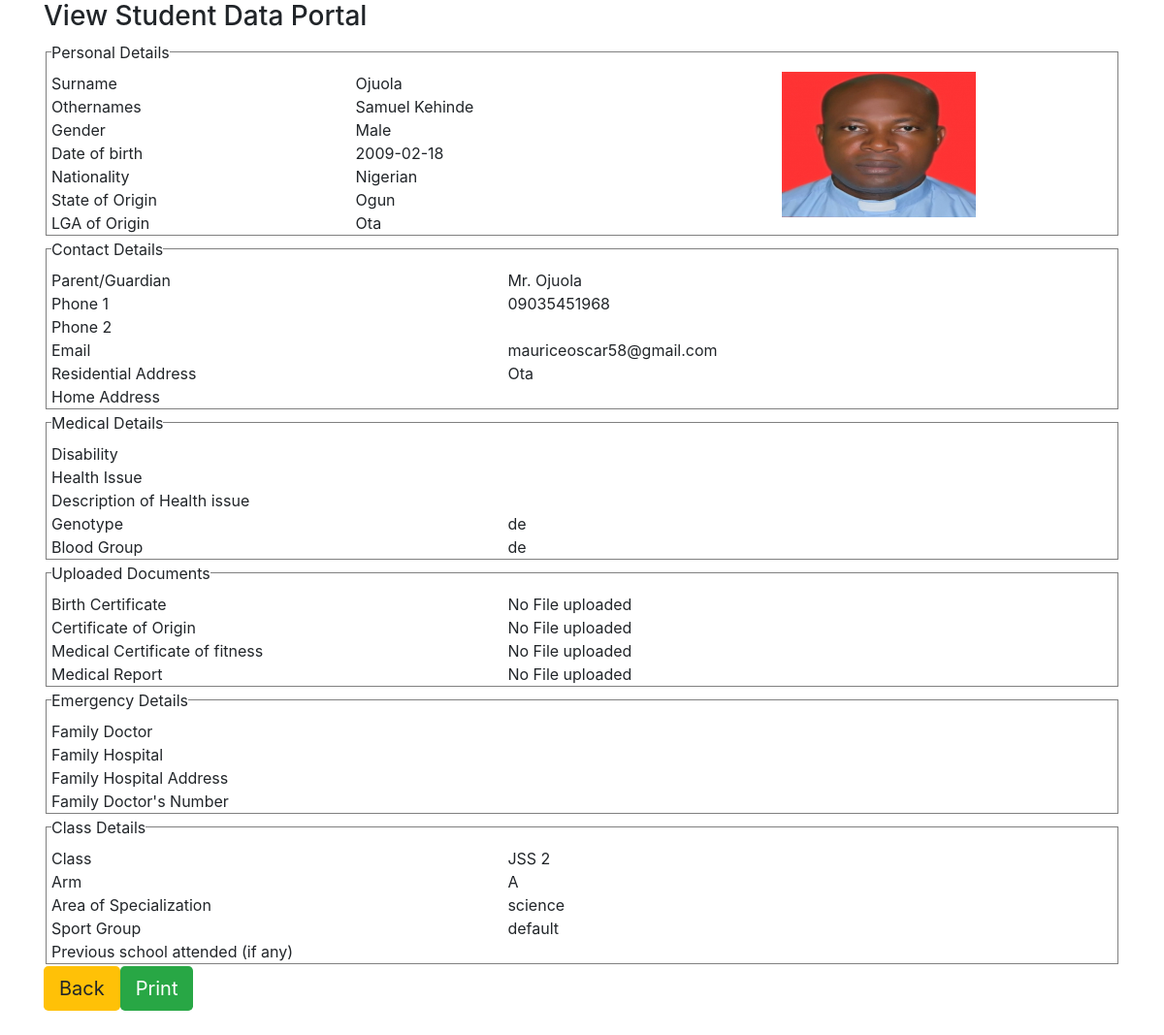
/secondary_school/view_student_data.php?id=1, run on an earlier commit of the app's database.
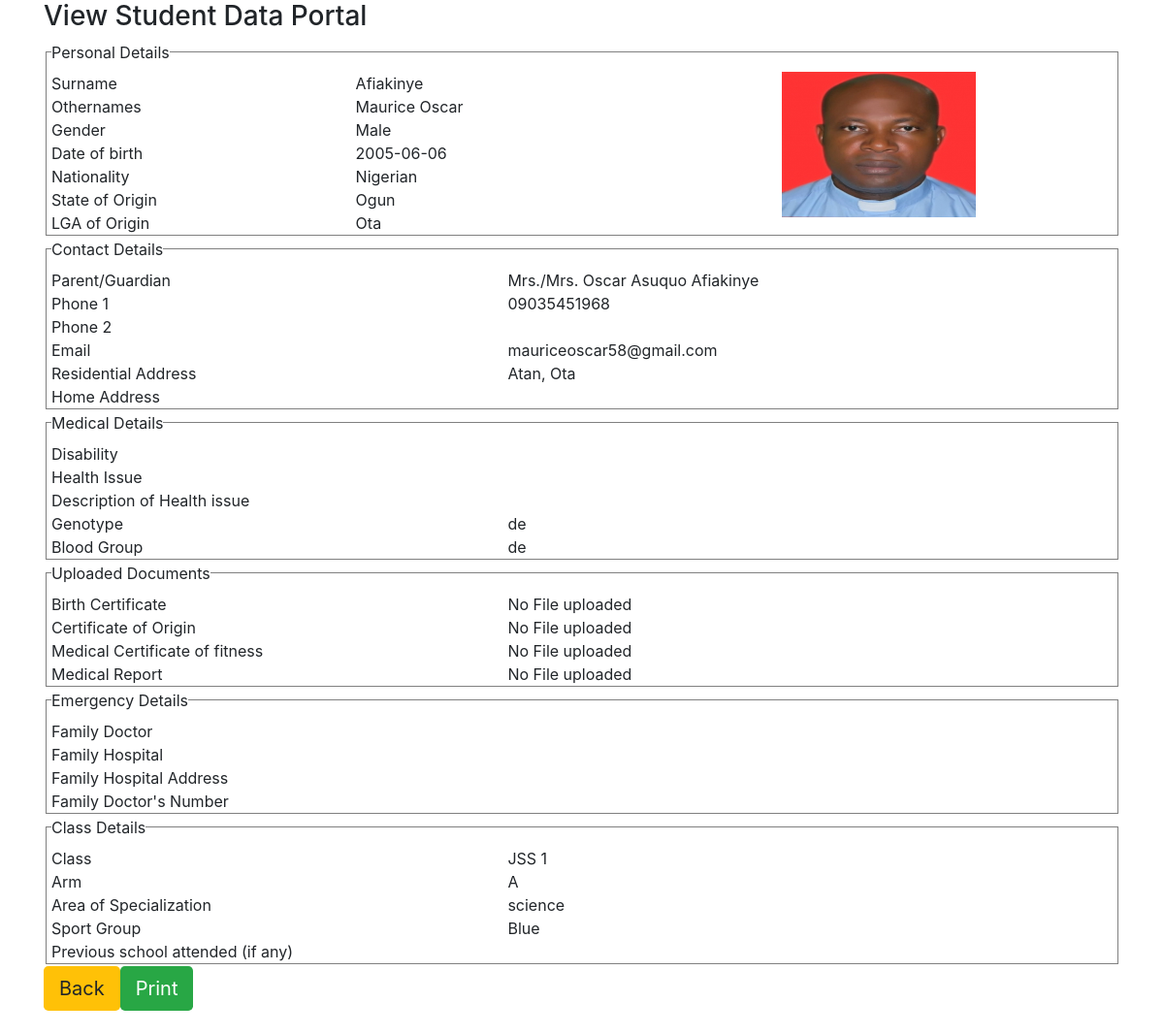
And on a later commit of the database.
### tables this page shows
CREATE TABLE `student` (
  `std_id` int(10) NOT NULL AUTO_INCREMENT,
  `surname` varchar(20) NOT NULL,
  `othernames` varchar(40) NOT NULL,
  `gender` varchar(6) NOT NULL,
  `dob` date NOT NULL,
  `nationality` varchar(20) NOT NULL,
  `state_of_origin` varchar(60) NOT NULL,
  `lga_of_origin` varchar(60) NOT NULL,
  `passport` varchar(60) NOT NULL,
  `Parent/Guardian` varchar(60) NOT NULL,
  `Phone 1` varchar(14) NOT NULL,
  `phone 2` varchar(14) NOT NULL,
  `email` varchar(40) NOT NULL,
  `residential_address` varchar(100) NOT NULL,
  `home_address` varchar(100) NOT NULL,
  `genotype` varchar(2) NOT NULL,
  `blood_group` varchar(2) NOT NULL,
  `disability` varchar(10) NOT NULL,
  `health_issue` varchar(20) NOT NULL,
  `health_issue_descr` text NOT NULL,
  `birth_certificate` varchar(60) NOT NULL,
  `medical_fitness` varchar(60) NOT NULL,
  `medical_report` varchar(60) NOT NULL,
  `certificate_of_origin` varchar(60) NOT NULL,
  `family_doctor` varchar(60) NOT NULL,
  `family_hospital` varchar(100) NOT NULL,
  `family_hospital_address` varchar(100) NOT NULL,
  `family_doctor_no` varchar(14) NOT NULL,
  `date_admitted` date NOT NULL,
  `student_reg_no` varchar(20) NOT NULL,
  `specialization` varchar(20) NOT NULL,
  `previous_school` varchar(200) NOT NULL,
  `status` varchar(20) NOT NULL DEFAULT 'active',
  PRIMARY KEY (`std_id`)
);

CREATE TABLE `student_class` (
  `std_id` int(10) NOT NULL AUTO_INCREMENT,
  `class_admitted` varchar(5) NOT NULL,
  `session_admitted` varchar(10) NOT NULL,
  `session` varchar(10) NOT NULL,
  `term` varchar(10) NOT NULL,
  `class` varchar(5) NOT NULL,
  `arm` varchar(1) NOT NULL,
  `sport_group` varchar(10) NOT NULL,
  PRIMARY KEY (`std_id`)
);

### secondary_school/view_student_data.php (the view, shortened to what the changed rows need)
<?php
require_once("connect.php");
include("head.php");
$std_id=intval($_GET['id']);
$result=$con->query("SELECT * FROM `student` s
                     JOIN `student_class` sc
                     ON s.`std_id`=sc.`std_id`
                     WHERE s.`std_id`='$std_id`'");
if ($result) {
  if ($result->num_rows > 0) {
    while ($row=$result->fetch_assoc()) {
      $surname=$row['surname'];
      $othernames=$row['othernames'];
      $gender=$row['gender'];
      $dob=$row['dob'];
      $nationality=$row['nationality'];
      $stateOfOrigin=$row['state_of_origin'];
      $lgaOfOrigin=$row['lga_of_origin'];
      $phone1=$row['Phone 1'];
      $email=$row['email'];
      $residential_address=$row['residential_address'];
      $genotype=$row['genotype'];
      $blood_group=$row['blood_group'];
      $class=$row['class'];
      $arm=$row['arm'];
      $specialization=$row['specialization'];
      $sport_group=$row['sport_group'];
      $pg=$row['Parent/Guardian'];
      $passport=$row['passport'];
     }
  }
}else{
  echo "<div style='color:red;'>Error occured ".$con->error."</div>";
}
?>
<div class="container" style="margin-bottom:25px;">
    <fieldset><legend>Personal Details</legend>
      <div class="row">
        <div class="col-8">
          <div class="row">
            <div class="col-5">Surname</div>
            <div class="col-7"><?php echo $surname ?></div>
          </div>
          <div class="row">
            <div class="col-5">Othernames</div>
            <div class="col-7"><?php echo $othernames; ?></div>
          </div>
          <div class="row">
            <div class="col-5">Gender</div>
            <div class="col-7"><?php echo $gender; ?></div>
          </div>
          <div class="row">
            <div class="col-5">Date of birth</div>
            <div class="col-7"><?php echo $dob; ?></div>
          </div>
          <div class="row">
            <div class="col-5">Nationality</div>
            <div class="col-7"><?php echo $nationality; ?></div>
          </div>
          <div class="row">
            <div class="col-5">State of Origin</div>
            <div class="col-7"><?php echo $stateOfOrigin; ?></div>
          </div>
          <div class="row">
            <div class="col-5">LGA of Origin</div>
            <div class="col-7"><?php echo $lgaOfOrigin; ?></div>
          </div>
        </div>
        <div class="col-4">
            <?php
              if ($passport) {
                echo "<div><img src=".$passport." width='200px' height='150px'></div>";
              }else{
                echo "<div><img src='../images/passport.png' width='200px' height='150px'></div>";
              }
            ?>
        </div>
      </div>
    </fieldset>
    <fieldset><legend>Contact Details</legend>
      <div class="row">
        <div class="col-5">Parent/Guardian</div>
        <div class="col-7"><?php echo $pg; ?></div>
      </div>
      <div class="row">
        <div class="col-5">Phone 1</div>
        <div class="col-7"><?php echo $phone1; ?></div>
      </div>
      <div class="row">
        <div class="col-5">Email</div>
        <div class="col-7"><?php echo $email; ?></div>
      </div>
      <div class="row">
        <div class="col-5">Residential Address</div>
        <div class="col-7"><?php echo $residential_address; ?></div>
      </div>
    </fieldset>
    <fieldset><legend>Medical Details</legend>
      <div class="row">
        <div class="col-5">Genotype</div>
        <div class="col-7"><?php echo $genotype; ?></div>
      </div>
      <div class="row">
        <div class="col-5">Blood Group</div>
        <div class="col-7"><?php echo $blood_group; ?></div>
      </div>
    </fieldset>
    <fieldset><legend>Class Details</legend>
      <div class="row">
        <div class="col-5">Class</div>
        <div class="col-7"><?php echo strtoupper($class); ?></div>
      </div>
      <div class="row">
        <div class="col-5">Arm</div>
        <div class="col-7"><?php echo strtoupper($arm); ?></div>
      </div>
      <div class="row">
        <div class="col-5">Area of Specialization</div>
        <div class="col-7"><?php echo $specialization; ?></div>
      </div>
      <div class="row">
        <div class="col-5">Sport Group</div>
        <div class="col-7"><?php echo $sport_group; ?></div>
      </div>
    </fieldset>
</div>

What changed in the data, as far as the page shows it:
changed student "Male": surname "Ojuola" → "Afiakinye"; othernames "Samuel Kehinde" → "Maurice Oscar"; dob "2009-02-18" → "2005-06-06"; value "Mr. Ojuola" → "Mrs./Mrs. Oscar Asuquo Afiakinye"; residential_address "Ota" → "Atan, Ota"; student_class.class "JSS 2" → "JSS 1"; student_class.sport_group "default" → "Blue"
